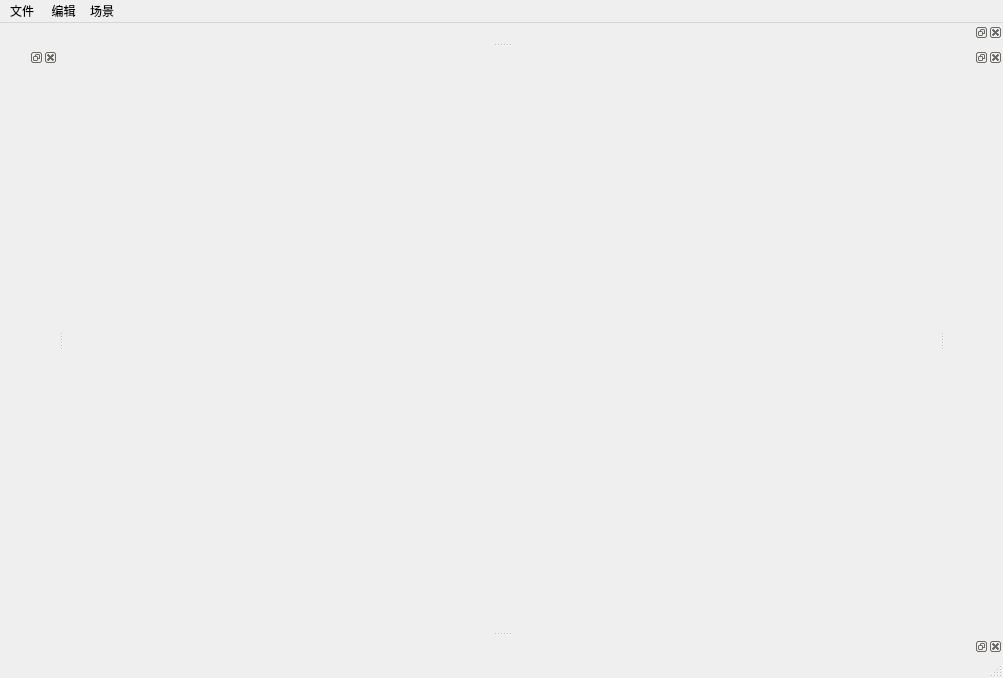
<?xml version="1.0" encoding="UTF-8"?>
<ui version="4.0">
 <class>MainWindow</class>
 <widget class="QMainWindow" name="MainWindow">
  <property name="geometry">
   <rect>
    <x>0</x>
    <y>0</y>
    <width>1003</width>
    <height>678</height>
   </rect>
  </property>
  <property name="windowTitle">
   <string>MainWindow</string>
  </property>
  <widget class="QWidget" name="centralwidget"/>
  <widget class="QMenuBar" name="menubar">
   <property name="geometry">
    <rect>
     <x>0</x>
     <y>0</y>
     <width>1003</width>
     <height>22</height>
    </rect>
   </property>
   <widget class="QMenu" name="menu">
    <property name="title">
     <string>文件</string>
    </property>
   </widget>
   <widget class="QMenu" name="menu_2">
    <property name="title">
     <string> 编辑</string>
    </property>
   </widget>
   <widget class="QMenu" name="menu_3">
    <property name="title">
     <string>场景</string>
    </property>
   </widget>
   <addaction name="menu"/>
   <addaction name="menu_2"/>
   <addaction name="menu_3"/>
  </widget>
  <widget class="QStatusBar" name="statusbar"/>
  <widget class="QDockWidget" name="World">
   <attribute name="dockWidgetArea">
    <number>1</number>
   </attribute>
   <widget class="QWidget" name="dockWidgetContents_2"/>
  </widget>
  <widget class="QDockWidget" name="Project">
   <attribute name="dockWidgetArea">
    <number>8</number>
   </attribute>
   <widget class="QWidget" name="dockWidgetContents_4"/>
  </widget>
  <widget class="QDockWidget" name="inspctor">
   <attribute name="dockWidgetArea">
    <number>2</number>
   </attribute>
   <widget class="QWidget" name="dockWidgetContents_5"/>
  </widget>
  <widget class="QDockWidget" name="dockWidget">
   <attribute name="dockWidgetArea">
    <number>4</number>
   </attribute>
   <widget class="QWidget" name="dockWidgetContents">
    <widget class="QWidget" name="horizontalLayoutWidget">
     <property name="geometry">
      <rect>
       <x>260</x>
       <y>0</y>
       <width>251</width>
       <height>31</height>
      </rect>
     </property>
     <layout class="QHBoxLayout" name="horizontalLayout">
      <item>
       <widget class="QPushButton" name="Play">
        <property name="text">
         <string>模拟</string>
        </property>
       </widget>
      </item>
      <item>
       <widget class="QPushButton" name="Pelase">
        <property name="text">
         <string>暂停</string>
        </property>
       </widget>
      </item>
      <item>
       <widget class="QPushButton" name="Stop">
        <property name="text">
         <string>停止</string>
        </property>
       </widget>
      </item>
     </layout>
    </widget>
   </widget>
  </widget>
 </widget>
 <resources/>
 <connections/>
</ui>
